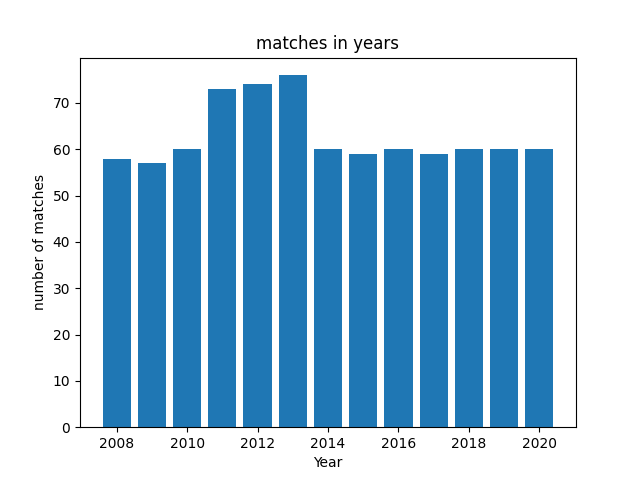

Generate this figure with Python:
# first i an inserting neccsory libraries
import pandas as pd # this is to read files 
import matplotlib.pyplot as plt # this to plot graphs

# reading data in  adtaframe 
data = pd.read_csv('IPL_MATCHES_2008-2020.csv') # your file name conating the column yu are  going to use
data['year'] = pd.to_datetime(data['date']).dt.year

mathces_per_year = data['year'].value_counts().sort_index() # counting the number of matches played and sorting them in asscending order of year
# now plotting the data 
plt.bar(mathces_per_year.index, mathces_per_year.values)
plt.xlabel("Year")
plt.ylabel("number of matches")
plt.title("matches in years")
#showing graph
plt.show()
